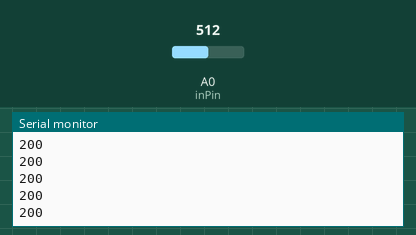
The sketch below on a simulated Arduino Uno, built with avr-gcc and run on an emulated ATmega328P. Shown: the last lines printed to the serial monitor. The test bench sets the inputs (shaded band); at power-on: A0 (inPin) = 512.

Above: at 1.2 s.
1.3 s: A0 (inPin) set to 716
At 1.68 s:
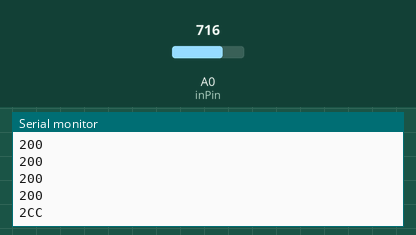
3.5 s: A0 (inPin) set to 511
At 3.68 s:
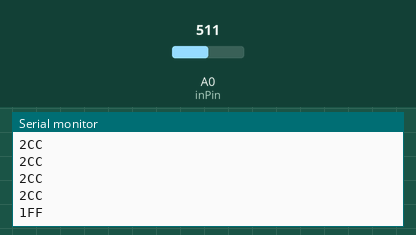
5.5 s: A0 (inPin) set to 122
At 5.69 s:
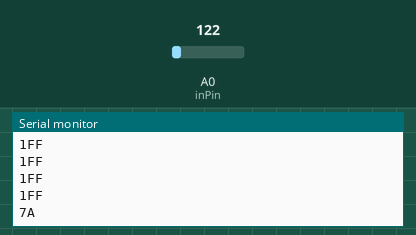

The sketch:

3.5.ino
```cpp
int inPin = A0;
int val;

void setup() {

  pinMode(inPin, INPUT);
  Serial.begin(9600);
}

void loop() {
  val = analogRead(inPin);
  Serial.println(val, HEX);
  delay(250);
}
```

Measured:
- after the input at 1.3 s, the serial monitor: prints a new line after 0.20 s (image 1)
- after the input at 3.5 s, the serial monitor: prints a new line at once (image 2)
- after the input at 5.5 s, the serial monitor: prints a new line at once (image 3)
